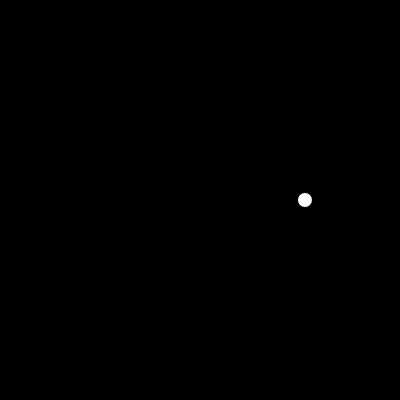
Frame 1 (no input)
Frame 60 (no input): identical to frame 1, image omitted
Frame 120 (the mouse pressed at the canvas centre since frame 60): identical to frame 1, image omitted

The p5.js sketch that drew this single still picture (run headless with seeded random() and noise() and a simulated clock; from frame 60 on, the mouse is pressed at the canvas centre):

// p5.js sketch
// ── sketch.js
function setup() {
  createCanvas (400,400)
}
let velocidadeXBolinha = 5;
function draw() {
  background(0);
circle(xBolinha,yBolinha,diametro);
}
let xBolinha = 300;
let yBolinha = 200;
let diametro = 15;
xBolinha = xBolinha + velocidadeXBolinha;
